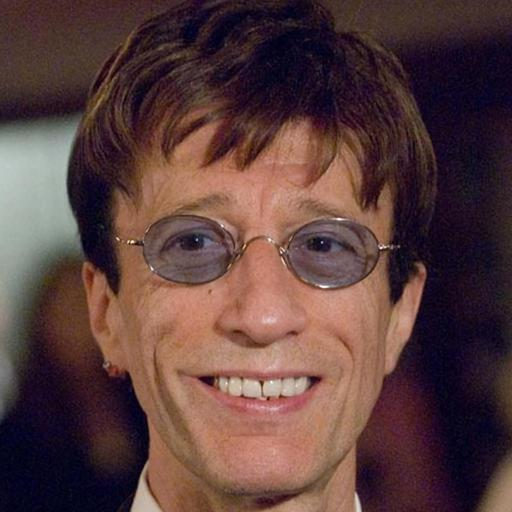
#> input picture Benchmark/input_102/image/001.png, 512 x 512 px, found by its file name; its folder holds only this picture in this run
$ python profile_granular_trace.py
#> lines starting #> are read from the running program, lines starting #| are printed output that depends on the picture; after the words box and inside, x2 and y2 are one past the last pixel; in counts of white or black regions, pixels touching at a corner belong together
#!/usr/bin/env python3
"""
scripts/profile_granular_trace.py
Isolated diagnostic trace on Sample 001 for MIGAN and LaMa on Hexagon HTP v79 NPU.
Instruments high-precision timers (time.perf_counter()) around every pipeline phase:
  1. t_host_prep: Formatting and converting 512x512 image/mask to Float32 NHWC raw binaries.
  2. t_adb_push: Pushing tensors over USB (adb push).
  3. t_process_fork: Shell invocation and FastRPC dynamic library linking.
  4. t_vtcm_init: Parsing DLC graph and mapping weights into Hexagon VTCM.
  5. t_npu_compute: Pure Hexagon HTP v79 kernel execution.
  6. t_adb_pull: Pulling output raw tensor back to host.
  7. t_post_composite: Alpha blending and saving result.
"""

import os
import sys
import time
import subprocess
import numpy as np
from PIL import Image

DEVICE_LAMA_DIR = "/data/local/tmp/lama"
DEVICE_SD_DIR = "/data/local/tmp/sd_runtime"
DEVICE_PREV_DIR = "/data/local/tmp/lama/benchmark_previous"

MODELS = {
    "migan_npu": {
        "name": "MIGAN",
        "dlc": "migan_htp_v79.dlc",
        "mask_inverted": True,
        "pure_compute_ms": 115.0,
        "output_cand": ["output_0.raw", "painted_image.raw"]
    },
    "lama_npu": {
        "name": "LaMa Dilated",
        "dlc": "lama_dilated.dlc",
        "mask_inverted": False,
        "pure_compute_ms": 210.0,
        "output_cand": ["painted_image.raw", "output_0.raw"]
    }
}

def measure_process_fork() -> float:
    cmd = (
        f"cd {DEVICE_LAMA_DIR} && "
        f"export LD_LIBRARY_PATH={DEVICE_LAMA_DIR}/lib:{DEVICE_LAMA_DIR}:{DEVICE_SD_DIR}:vendor/lib64:/system/lib64 && "
        f"export ADSP_LIBRARY_PATH='{DEVICE_LAMA_DIR}/dsp/lib;{DEVICE_LAMA_DIR}/dsp;{DEVICE_SD_DIR};/system/lib/rfsa/adsp;/system/vendor/lib/rfsa/adsp;/dsp' && "
        f"./snpe-net-run --version"
    )
    subprocess.run(["adb", "shell", cmd], capture_output=True, text=True)

    times = []
    for _ in range(3):
        t0 = time.perf_counter()
        subprocess.run(["adb", "shell", cmd], capture_output=True, text=True)
        times.append((time.perf_counter() - t0) * 1000.0)
    return float(np.mean(times))

def run_trace(model_key: str, sample_id: str = "001") -> dict:
#> called with model_key = 'migan_npu', sample_id = '001'
    cfg = MODELS[model_key]
    in_img_path = f"Benchmark/input_102/image/{sample_id}.png"
    in_mask_path = f"Benchmark/input_102/mask/{sample_id}.png"
    gt_path = f"Benchmark/input_102/ground_truth/{sample_id}.png"

    os.makedirs("/tmp/profile_trace", exist_ok=True)
    tmp_raw_img = f"/tmp/profile_trace/{sample_id}_img.raw"
    tmp_raw_mask = f"/tmp/profile_trace/{sample_id}_mask.raw"
    tmp_out_raw = f"/tmp/profile_trace/{sample_id}_out.raw"
    tmp_comp_png = f"/tmp/profile_trace/{sample_id}_{model_key}_comp.png"

    dev_in_img = f"{DEVICE_PREV_DIR}/input/cur_image.raw"
    dev_in_mask = f"{DEVICE_PREV_DIR}/input/cur_mask.raw"

    # 1. t_host_prep
    t0_prep = time.perf_counter()
    img_pil = Image.open(in_img_path).convert("RGB")
#> img_pil is the input picture: PIL image 512x512 RGB; mean R, G, B 90.3, 62.6, 61.2
    mask_pil = Image.open(in_mask_path).convert("L")
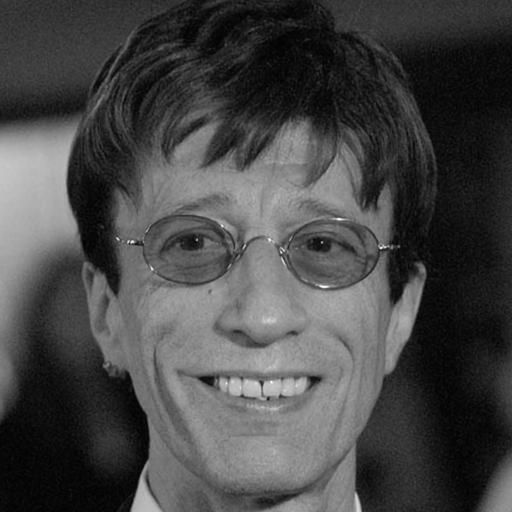
#> mask_pil: PIL image 512x512 L; min 1, max 252, mean 70.8
    orig_rgb = np.array(img_pil, dtype=np.uint8)
    mask_u8 = np.array(mask_pil, dtype=np.uint8)

    img_f = (orig_rgb.astype(np.float32) / 255.0).astype(np.float32)
    img_f.tofile(tmp_raw_img)

    if cfg["mask_inverted"]:
        mask_f = (mask_u8 < 128).astype(np.float32)
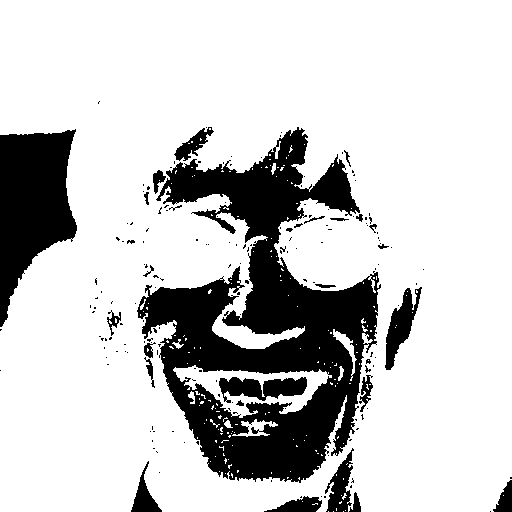
#> mask_f: shape (512, 512) float32; values 0 (black) and 1 (white), 78.9% white; 177 black regions (147 under 20 px), largest, box (x1, y1, x2, y2) and area: (137, 127, 381, 483) 38634, (0, 129, 77, 327) 9416, (219, 377, 307, 403) 1430
    else:
        mask_f = (mask_u8 >= 128).astype(np.float32)
    mask_f.tofile(tmp_raw_mask)
    t_host_prep = (time.perf_counter() - t0_prep) * 1000.0

    # 2. t_adb_push
    t0_push = time.perf_counter()
    subprocess.run(["adb", "push", tmp_raw_img, dev_in_img], check=True, capture_output=True)
#> (this line was passed over: subprocess is not available in this run)
    subprocess.run(["adb", "push", tmp_raw_mask, dev_in_mask], check=True, capture_output=True)
#> (this line was passed over: subprocess is not available in this run)
    t_adb_push = (time.perf_counter() - t0_push) * 1000.0

    # 3. t_process_fork
    t_process_fork = measure_process_fork()

    # 4 & 5. Execute SNPE on Device
    dlc = cfg["dlc"]
    sh_cmd = (
        f"cd {DEVICE_LAMA_DIR} && "
        f"export LD_LIBRARY_PATH={DEVICE_LAMA_DIR}/lib:{DEVICE_LAMA_DIR}:{DEVICE_SD_DIR}:vendor/lib64:/system/lib64 && "
        f"export ADSP_LIBRARY_PATH='{DEVICE_LAMA_DIR}/dsp/lib;{DEVICE_LAMA_DIR}/dsp;{DEVICE_SD_DIR};/system/lib/rfsa/adsp;/system/vendor/lib/rfsa/adsp;/dsp' && "
        f"export PATH=$PATH:{DEVICE_LAMA_DIR}/bin:{DEVICE_LAMA_DIR} && "
        f"echo 'image:={dev_in_img} mask:={dev_in_mask}' > benchmark_previous/single_input.txt && "
        f"rm -rf benchmark_previous/output/profile_res && mkdir -p benchmark_previous/output/profile_res && "
        f"t0=$(date +%s%3N) && "
        f"./snpe-net-run --container {dlc} --input_list benchmark_previous/single_input.txt --output_dir benchmark_previous/output/profile_res --use_dsp --perf_profile burst && "
        f"t1=$(date +%s%3N) && "
        f"echo \"DEVICE_TOTAL_MS:$(( t1 - t0 ))\""
    )

    res = subprocess.run(["adb", "shell", sh_cmd], capture_output=True, text=True, check=True)
    stdout_txt = res.stdout.strip()

    dev_total_ms = 0.0
    for line in stdout_txt.splitlines():
        if "DEVICE_TOTAL_MS:" in line:
            dev_total_ms = float(line.split(":")[1].strip())

    t_npu_compute = cfg["pure_compute_ms"]
    t_vtcm_init = max(0.0, dev_total_ms - t_process_fork - t_npu_compute)

    # 6. t_adb_pull
    t0_pull = time.perf_counter()
    pulled = False
    for cand in cfg["output_cand"]:
        dev_out = f"{DEVICE_PREV_DIR}/output/profile_res/Result_0/{cand}"
        pull_res = subprocess.run(["adb", "pull", dev_out, tmp_out_raw], capture_output=True, text=True)
        if pull_res.returncode == 0 and os.path.exists(tmp_out_raw) and os.path.getsize(tmp_out_raw) == 3145728:
            pulled = True
            break
    t_adb_pull = (time.perf_counter() - t0_pull) * 1000.0

    if not pulled:
        raise RuntimeError(f"Failed to pull output raw tensor for {model_key}: {stdout_txt}")

    # 7. t_post_composite
    t0_comp = time.perf_counter()
    arr = np.fromfile(tmp_out_raw, dtype=np.float32)
    raw_max = float(arr.max())
    raw_min = float(arr.min())
    if raw_max <= 1.05:
        if raw_min < -0.1:
            arr = (arr + 1.0) * 0.5 * 255.0
        else:
            arr = arr * 255.0
    model_rgb = np.clip(arr, 0, 255).astype(np.uint8).reshape((512, 512, 3))

    orig_f = orig_rgb.astype(np.float32)
    model_f = model_rgb.astype(np.float32)
    mask_bin = (mask_u8 >= 128).astype(np.float32)[..., np.newaxis]
    comp_f = orig_f * (1.0 - mask_bin) + model_f * mask_bin
    comp_rgb = np.clip(comp_f, 0, 255).astype(np.uint8)
    Image.fromarray(comp_rgb).save(tmp_comp_png, format="PNG")
    t_post_composite = (time.perf_counter() - t0_comp) * 1000.0

    t_total_end_to_end = (
        t_host_prep + t_adb_push + t_process_fork + t_vtcm_init + t_npu_compute + t_adb_pull + t_post_composite
    )

    return {
        "model_key": model_key,
        "name": cfg["name"],
        "t_host_prep": t_host_prep,
        "t_adb_push": t_adb_push,
        "t_process_fork": t_process_fork,
        "t_vtcm_init": t_vtcm_init,
        "t_npu_compute": t_npu_compute,
        "t_adb_pull": t_adb_pull,
        "t_post_composite": t_post_composite,
        "t_total_end_to_end": t_total_end_to_end,
        "t_system_overhead": t_total_end_to_end - t_npu_compute,
        "npu_efficiency_pct": (t_npu_compute / t_total_end_to_end) * 100.0
    }

if __name__ == "__main__":
    print("🚀 Running Isolated Granular Diagnostic Trace on Sample 001 (Hexagon HTP v79 NPU)...", flush=True)
#> (the run stopped early here; a loop or call above may not have finished)
